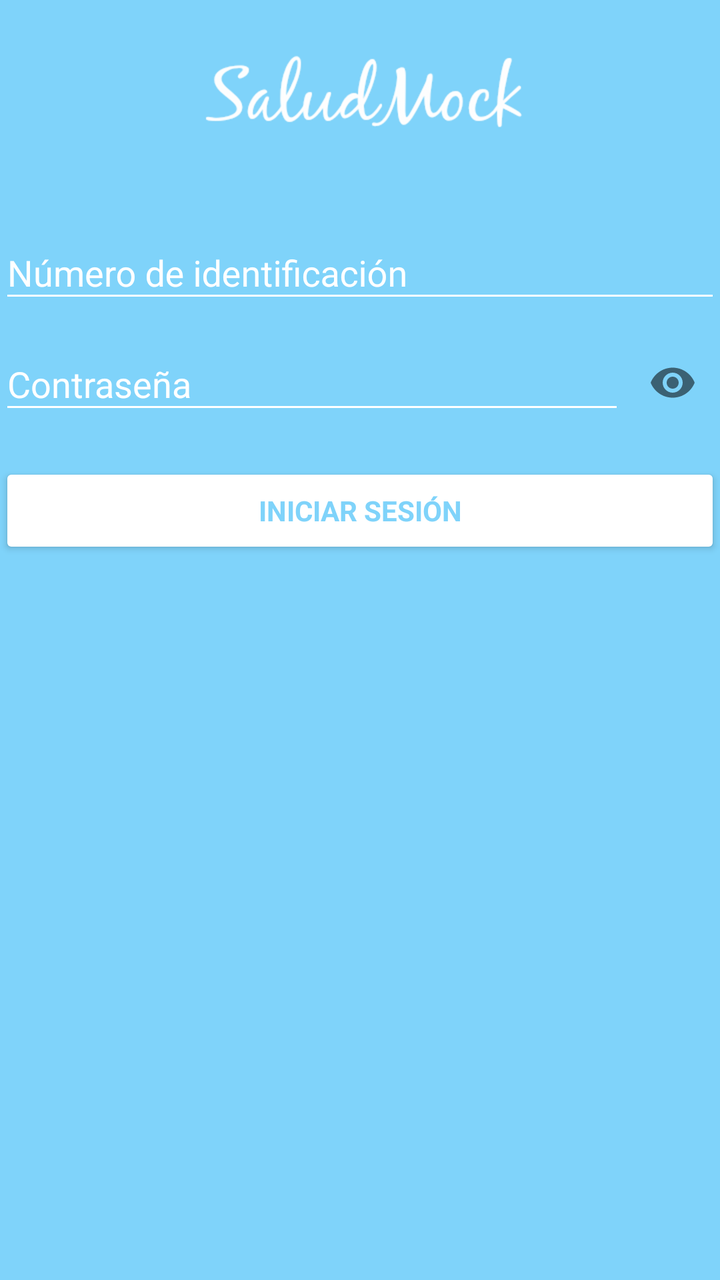
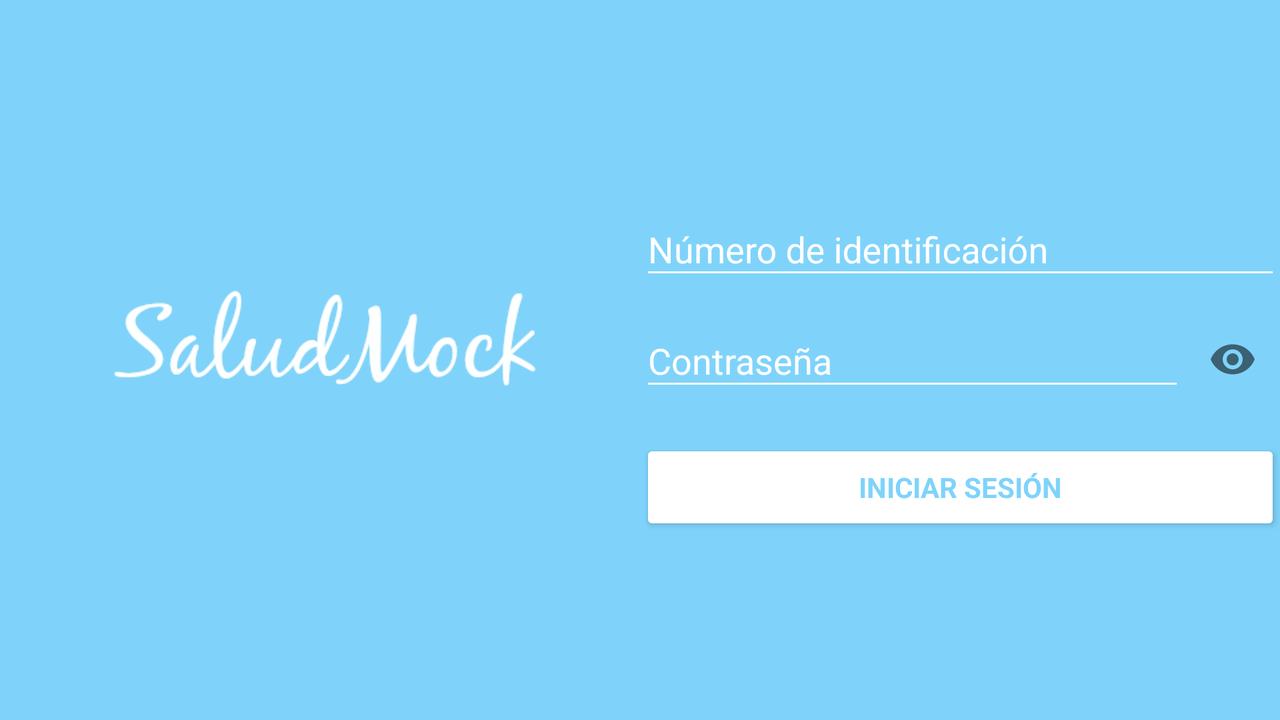

One screen, two layout resources from the same app: the default and the repository's alternative for another configuration. Each is rendered where Android would select it; the XML of both is given below.
<!-- AndroidManifest.xml: activity theme AppTheme.Login -->
<!-- res/layout/activity_login.xml -->
<LinearLayout xmlns:android="http://schemas.android.com/apk/res/android"
    xmlns:tools="http://schemas.android.com/tools"
    xmlns:app="http://schemas.android.com/apk/res-auto"
    android:layout_width="match_parent"
    android:layout_height="match_parent"
    android:gravity="center_horizontal"
    android:orientation="vertical"
    android:paddingBottom="@dimen/activity_vertical_margin"
    android:paddingLeft="@dimen/activity_horizontal_margin"
    android:paddingRight="@dimen/activity_horizontal_margin"
    android:paddingTop="@dimen/activity_vertical_margin"
    tools:context="com.hmelizarraraz.saludmock.ui.LoginActivity">

    
    <ProgressBar
        android:id="@+id/login_progress"
        style="?android:attr/progressBarStyleLarge"
        android:layout_width="wrap_content"
        android:layout_height="wrap_content"
        android:layout_marginBottom="8dp"
        android:theme="@style/WhiteProgress"
        android:visibility="gone" />

    <ImageView
        android:id="@+id/image_logo"
        android:layout_width="200dp"
        android:layout_height="wrap_content"
        android:layout_marginBottom="16dp"
        android:layout_marginTop="8dp"
        app:srcCompat="@drawable/saludmock_logo"
        />

    <ScrollView
        android:id="@+id/login_form"
        android:layout_width="match_parent"
        android:layout_height="match_parent">

        <LinearLayout
            android:id="@+id/email_login_form"
            android:layout_width="match_parent"
            android:layout_height="wrap_content"
            android:orientation="vertical">

            <android.support.design.widget.TextInputLayout
                android:id="@+id/float_label_user_id"
                android:layout_width="match_parent"
                android:layout_height="wrap_content"
                android:theme="@style/LoginTextField"
                >

                <EditText
                    android:id="@+id/user_id"
                    android:layout_width="match_parent"
                    android:layout_height="wrap_content"
                    android:hint="@string/prompt_user_id"
                    android:inputType="number"
                    android:maxLength="10"
                    android:maxLines="1"
                    android:textColor="@android:color/white"
                    android:textColorHint="@android:color/white"
                    />

            </android.support.design.widget.TextInputLayout>

            <android.support.design.widget.TextInputLayout
                android:id="@+id/float_label_password"
                android:layout_width="match_parent"
                android:layout_height="wrap_content"
                android:theme="@style/LoginTextField"
                app:passwordToggleEnabled="true"
                >

                <EditText
                    android:id="@+id/password"
                    android:layout_width="match_parent"
                    android:layout_height="wrap_content"
                    android:hint="@string/prompt_password"
                    android:imeActionId="@+id/login"
                    android:imeActionLabel="@string/action_sign_in_short"
                    android:imeOptions="actionUnspecified"
                    android:inputType="textPassword"
                    android:maxLines="1"
                    android:textColor="@android:color/white"
                    android:textColorHint="@android:color/white"
                    />

            </android.support.design.widget.TextInputLayout>

            <Button
                android:id="@+id/email_sign_in_button"
                style="?android:textAppearanceSmall"
                android:layout_width="match_parent"
                android:layout_height="wrap_content"
                android:layout_marginTop="16dp"
                android:text="@string/action_sign_in"
                android:textColor="@color/colorPrimary"
                android:textStyle="bold"
                android:backgroundTint="@android:color/white"
                />

        </LinearLayout>
    </ScrollView>
</LinearLayout>
<!-- resources referenced by this layout -->
<resources>
  <color name="colorPrimary">#7FD3FA</color>
  <!-- drawable saludmock_logo: png bitmap (drawable-hdpi, 7149 bytes) -->
  <string name="action_sign_in">Iniciar sesión</string>
  <string name="action_sign_in_short">Iniciar sesión</string>
  <string name="prompt_password">Contraseña</string>
  <string name="prompt_user_id">Número de identificación</string>
  <style name="LoginTextField" parent="AppTheme">
          <item name="colorAccent">@android:color/white</item>
          <item name="android:textColorHint">@android:color/white</item>
          <item name="colorControlNormal">@android:color/white</item>
          <item name="colorControlActivated">@android:color/white</item>
          <item name="colorControlHighlight">@android:color/white</item>
      </style>
  <style name="WhiteProgress">
          <item name="colorAccent">@android:color/white</item>
      </style>
  <style name="AppTheme.Login" parent="AppTheme.NoActionBar">
          <item name="android:background">@color/colorPrimary</item>
      </style>
  <style name="AppTheme" parent="Theme.AppCompat.Light">
          
          <item name="colorPrimary">@color/colorPrimary</item>
          <item name="colorPrimaryDark">@color/colorPrimaryDark</item>
          <item name="colorAccent">@color/colorAccent</item>
      </style>
  <style name="AppTheme.NoActionBar">
          <item name="windowActionBar">false</item>
          <item name="windowNoTitle">true</item>
      </style>
  <color name="colorPrimaryDark">#7FD3FA</color>
  <color name="colorAccent">#98D743</color>
</resources>
<!-- res/layout-land/activity_login.xml (the repository's variant of the layout above) -->
<!-- drawn on the phone turned sideways -->
<LinearLayout xmlns:android="http://schemas.android.com/apk/res/android"
    xmlns:tools="http://schemas.android.com/tools"
    xmlns:app="http://schemas.android.com/apk/res-auto"
    android:layout_width="match_parent"
    android:layout_height="match_parent"
    android:gravity="center_horizontal"
    android:orientation="horizontal"
    android:paddingBottom="@dimen/activity_vertical_margin"
    android:paddingLeft="@dimen/activity_horizontal_margin"
    android:paddingRight="@dimen/activity_horizontal_margin"
    android:paddingTop="@dimen/activity_vertical_margin"
    tools:context="com.hmelizarraraz.saludmock.ui.LoginActivity">

    
    <ProgressBar
        android:id="@+id/login_progress"
        style="?android:attr/progressBarStyleLarge"
        android:layout_width="wrap_content"
        android:layout_height="wrap_content"
        android:layout_marginBottom="8dp"
        android:theme="@style/WhiteProgress"
        android:visibility="gone" />

    <ImageView
        android:id="@+id/image_logo"
        android:layout_width="match_parent"
        android:layout_height="wrap_content"
        android:layout_gravity="center"
        android:layout_marginBottom="16dp"
        android:layout_marginTop="8dp"
        android:layout_weight="1"
        android:padding="16dp"
        app:srcCompat="@drawable/saludmock_logo"
        />

    <ScrollView
        android:id="@+id/login_form"
        android:layout_width="match_parent"
        android:layout_height="match_parent"
        android:layout_gravity="center"
        android:layout_weight="1"
        >

        <LinearLayout
            android:id="@+id/email_login_form"
            android:layout_width="match_parent"
            android:layout_height="wrap_content"
            android:layout_gravity="center_vertical"
            android:orientation="vertical">

            <android.support.design.widget.TextInputLayout
                android:id="@+id/float_label_user_id"
                android:layout_width="match_parent"
                android:layout_height="wrap_content"
                android:theme="@style/LoginTextField"
                >

                <EditText
                    android:id="@+id/user_id"
                    android:layout_width="match_parent"
                    android:layout_height="wrap_content"
                    android:hint="@string/prompt_user_id"
                    android:inputType="number"
                    android:maxLength="10"
                    android:maxLines="1"
                    android:textColor="@android:color/white"
                    android:textColorHint="@android:color/white"
                    />

            </android.support.design.widget.TextInputLayout>

            <android.support.design.widget.TextInputLayout
                android:id="@+id/float_label_password"
                android:layout_width="match_parent"
                android:layout_height="wrap_content"
                android:theme="@style/LoginTextField"
                app:passwordToggleEnabled="true"
                >

                <EditText
                    android:id="@+id/password"
                    android:layout_width="match_parent"
                    android:layout_height="wrap_content"
                    android:hint="@string/prompt_password"
                    android:imeActionId="@+id/login"
                    android:imeActionLabel="@string/action_sign_in_short"
                    android:imeOptions="actionUnspecified"
                    android:inputType="textPassword"
                    android:maxLines="1"
                    android:textColor="@android:color/white"
                    android:textColorHint="@android:color/white"
                    />

            </android.support.design.widget.TextInputLayout>

            <Button
                android:id="@+id/email_sign_in_button"
                style="?android:textAppearanceSmall"
                android:layout_width="match_parent"
                android:layout_height="wrap_content"
                android:layout_marginTop="16dp"
                android:text="@string/action_sign_in"
                android:textColor="@color/colorPrimary"
                android:textStyle="bold"
                android:backgroundTint="@android:color/white"
                />

        </LinearLayout>
    </ScrollView>
</LinearLayout>
